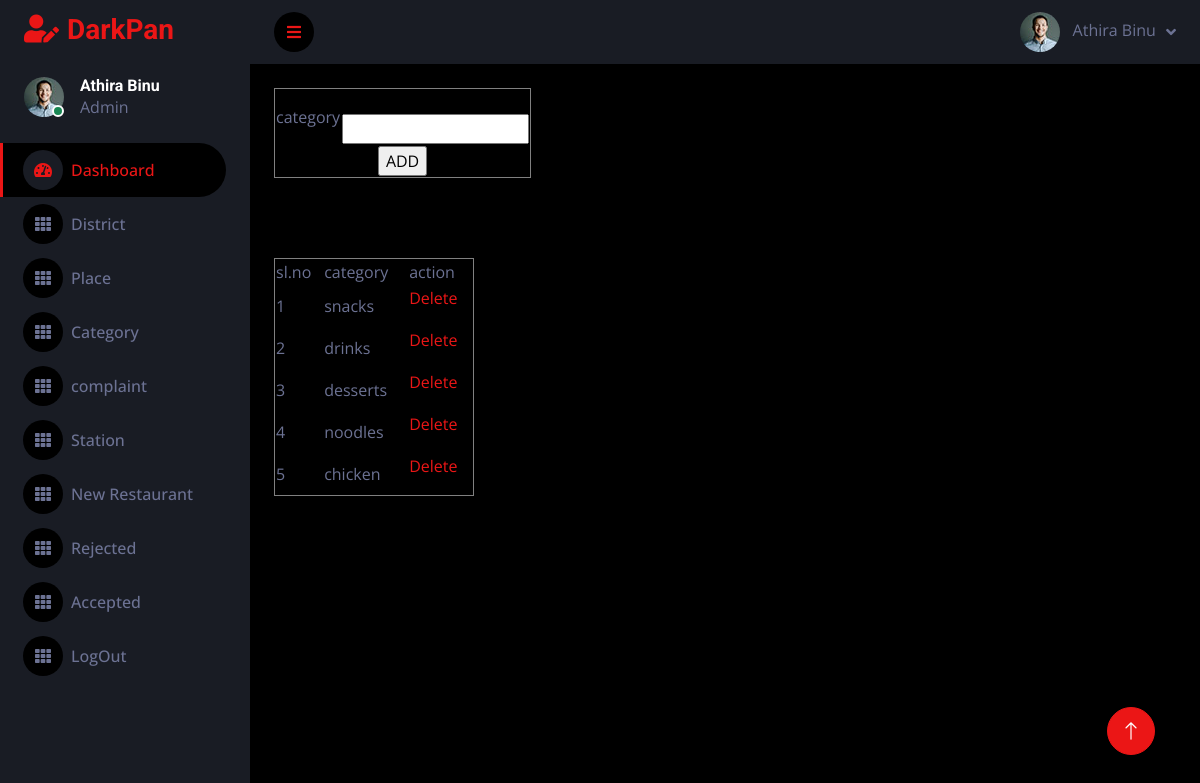
Screenshot of /PROJECT/Admin/category.php (signed in) with the database file from the repository.
### tables this page shows
CREATE TABLE `tbl_category` (
  `category_id` int(11) NOT NULL,
  `category_name` varchar(30) NOT NULL
);

### PROJECT/Admin/category.php (the view, shortened to what this page needs)
<?php
include('../Assets/Connection/connection.php');
include("Head.php");
        ?>
<!DOCTYPE html PUBLIC "-//W3C//DTD XHTML 1.0 Transitional//EN" "http://www.w3.org/TR/xhtml1/DTD/xhtml1-transitional.dtd">
<html xmlns="http://www.w3.org/1999/xhtml">
<head>
</head>
<body><body>
<form id="form1" name="form1" method="post" action="">
<table width="200" border="1">
  <tr>
    <td>category</td>
    <td><label for="txt_category"></label>
      <input type="text" name="txt_category" /></td>
  </tr>
  <tr>
    <td colspan="2" align="center"><input type="submit" name="btn_submit"
    id="btn_submit" value="ADD" /></td>
  </tr>
</table>
<p>&nbsp;</p>
<p>&nbsp;</p>
<table width="200" border="1">
  <tr>
    <td>sl.no</td>
    <td>category </td>
    <td>action</td>
  </tr>
  <?php
  $selQry="select * from tbl_category";
  $result=$con->query($selQry);
  $i=0;
  while($row=$result->fetch_assoc())
  { $i++;
    ?>
    <tr>
      <td><?php echo $i; ?></td>
      <td><?php echo $row["category_name"];?> </td>
      <td><p><a href="category.php?cid=<?php echo $row["category_id"]; ?>">Delete</a></p></td>
     <?php
  }
  ?>
</table>
</form>
</body>
</html>
<?php
            include("Foot.php");
            ?>

### PROJECT/Assets/Templates/Admin/css/style.css (style rules this page uses)
:root { --primary: #EB1616; --secondary: #191C24; --light: #6C7293; --dark: #000000; }

### rows the page displays
tbl_category: category_name "snacks"
tbl_category: category_name "drinks"
tbl_category: category_name "desserts"
tbl_category: category_name "noodles"
tbl_category: category_name "chicken"
